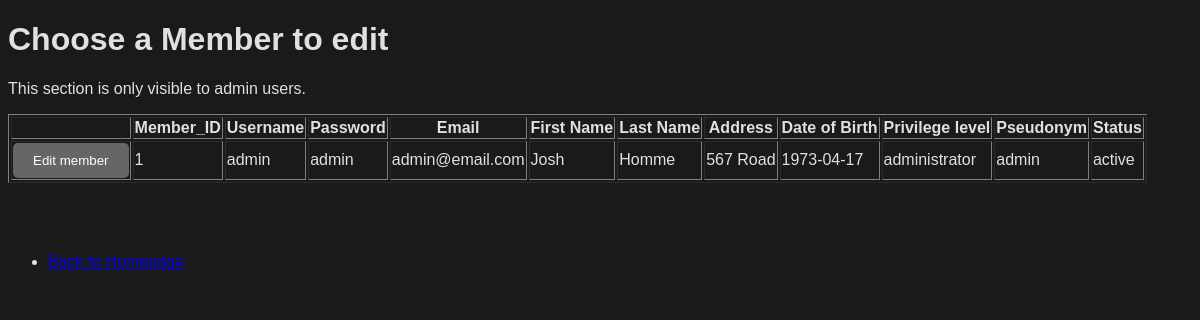
/App/php/admin_manage_users.php (signed in), run on the app's committed database.
### App/php/admin_manage_users.php (the view, shortened to what this page needs)
<!DOCTYPE html>
<html lang="en">
<link rel="stylesheet" type = "text/css" href="../css/admin_manage_users.css" />
<head>
</head>
<?php
$dbServername = "localhost";
$dbUsername = "root";
$dbPassword = "";
$dbName = "cosn";
$conn = new mysqli($dbServername, $dbUsername, $dbPassword, $dbName);
$sql = "SELECT member_id,username,password,email,first_name,last_name,address,date_of_birth,privilege_level,pseudonym,status FROM members;";
$result = $conn->query($sql);
?>
<!DOCTYPE html>
<html lang="en">
<head>
</head>
<body>
    <h1>Choose a Member to edit</h1>
    <p>This section is only visible to admin users.</p>
    <table border="1">
        <tr>
            <th></th>
            <th>Member_ID</th>
            <th>Username</th>
            <th>Password</th>
            <th>Email</th>
            <th>First Name</th>
            <th>Last Name</th>
            <th>Address</th>
            <th>Date of Birth</th>
            <th>Privilege level</th>
            <th>Pseudonym</th>
            <th>Status</th>
        </tr>
        <?php
        if ($result->num_rows > 0) {
            while($row = $result->fetch_assoc()) {
                echo "<tr>";
                echo "<td><a href='admin_edit_member.php?member_id=" . $row['member_id'] . "'><button>Edit member</button></a></td>";
                echo "<td>" . $row['member_id'] . "</td>";
                echo "<td>" . $row['username'] . "</td>";
                echo "<td>" . $row['password'] . "</td>";
                echo "<td>" . $row['email'] . "</td>";
                echo "<td>" . $row['first_name'] . "</td>";
                echo "<td>" . $row['last_name'] . "</td>";
                echo "<td>" . $row['address'] . "</td>";
                echo "<td>" . $row['date_of_birth'] . "</td>";
                echo "<td>" . $row['privilege_level'] . "</td>";
                echo "<td>" . $row['pseudonym'] . "</td>";
                echo "<td>" . $row['status'] . "</td>";
                echo "</tr>";
            }
        } else {
            echo "<tr><td colspan='4'>No members found</td></tr>";
        }
        ?>
    </table>
        <br>
        <br>
        <br>
        <ul>
            <li><a href="homepage.php">Back to Homepage</a></li>
        </ul>
</body>
</body>
</html>

### App/css/admin_manage_users.css (style rules this page uses)
body { background-color: #1a1a1a; color: #e0e0e0; font-family: Arial, sans-serif; transition: background-color 0.3s, color 0.3s; }
button { padding: 10px 20px; border: none; background-color: #666; color: #ffffff; border-radius: 5px; cursor: pointer; }

### data on the page
members: member_id "1", username "admin", password "admin", email "admin@email.com", first_name "Josh", last_name "Homme", address "567 Road", date_of_birth "1973-04-17", privilege_level "administrator", pseudonym "admin", status "active"
